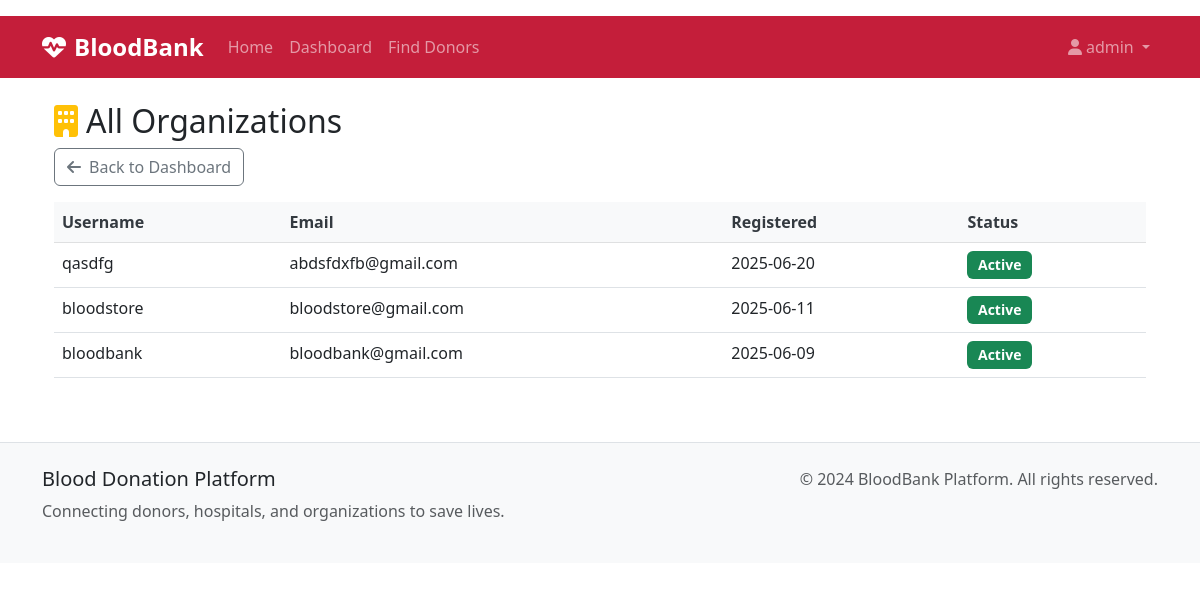
Screenshot of /admin/organizations (signed in) with the database file from the repository.
### models.py (models this page shows, shortened)
class User(db.Model):
    id = db.Column(db.Integer, primary_key=True)
    username = db.Column(db.String(80), unique=True, nullable=False)
    email = db.Column(db.String(120), unique=True, nullable=False)
    password_hash = db.Column(db.String(256), nullable=False)
    role = db.Column(db.String(20), nullable=False)  # donor, hospital, organization, admin
    created_at = db.Column(db.DateTime, default=datetime.utcnow)
    is_active = db.Column(db.Boolean, default=True)
    donor_profile = db.relationship('DonorProfile', backref='user', uselist=False)
    hospital_profile = db.relationship('HospitalProfile', backref='user', uselist=False)
    organization_profile = db.relationship('OrganizationProfile', backref='user', uselist=False)

### routes.py (the view)
@app.route('/admin/organizations')
@role_required(['admin'])
def admin_list_organizations():
    organizations = User.query.filter_by(role='organization').order_by(User.created_at.desc()).all()
    return render_template('admin/list_organizations.html', organizations=organizations)

### utils.py (called while the page is built)
def role_required(roles):
    def decorator(f):
        @wraps(f)
        def decorated_function(*args, **kwargs):
            if 'user_id' not in session:
                flash('Please log in to access this page.', 'warning')
                return redirect(url_for('login'))
            user = User.query.get(session['user_id'])
            if not user or user.role not in roles:
                flash('You do not have permission to access this page.',
                      'error')
                return redirect(url_for('dashboard'))
            return f(*args, **kwargs)
        return decorated_function
    return decorator

### templates/admin/list_organizations.html (shortened to what this page needs)
{% extends 'base.html' %}
{% block content %}
<div class="container my-4">
    <h2><i class="fas fa-building me-2 text-warning"></i>All Organizations</h2>
    <a href="{{ url_for('admin_dashboard') }}" class="btn btn-outline-secondary mb-3">
        <i class="fas fa-arrow-left me-2"></i>Back to Dashboard
    </a>
    <div class="table-responsive">
        <table class="table table-hover">
            <thead class="table-light">
                <tr>
                    <th>Username</th>
                    <th>Email</th>
                    <th>Registered</th>
                    <th>Status</th>
                </tr>
            </thead>
            <tbody>
                {% for organization in organizations %}
                <tr>
                    <td>{{ organization.username }}</td>
                    <td>{{ organization.email }}</td>
                    <td>{{ organization.created_at.strftime('%Y-%m-%d') }}</td>
                    <td>{% if organization.is_active %}<span class="badge bg-success">Active</span>{% else %}<span class="badge bg-secondary">Inactive</span>{% endif %}</td>
                </tr>
                {% endfor %}
            </tbody>
        </table>
    </div>
</div>
{% endblock %}

### static/css/styles.css (style rules this page uses)
:root { --medical-primary: #c41e3a; --medical-secondary: #8b0000; --medical-light: #f8f9fa; --medical-dark: #343a40; --medical-accent: #28a745; --medical-warning: #ffc107; --medical-info: #17a2b8; }
.table th { border-top: none; font-weight: 600; color: var(--medical-dark); background-color: var(--medical-light); }
.badge { font-size: 0.875em; padding: 0.5em 0.75em; }

### rows the page displays
User: username "qasdfg", email "abdsfdxfb@gmail.com", created_at "2025-06-20", is_active "Active"
User: username "bloodstore", email "bloodstore@gmail.com", created_at "2025-06-11", is_active "Active"
User: username "bloodbank", email "bloodbank@gmail.com", created_at "2025-06-09", is_active "Active"

### other values shown
{{ session.username }} "admin"
